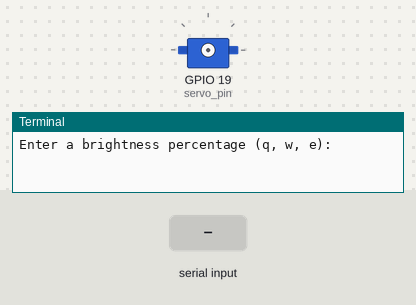
A program run on a simulated Raspberry Pi (BCM pin numbers). Parts: servo, the last lines printed to the terminal. Inputs (shaded band) come from the test bench. Servo angles are drawn from the pulse width (0.5 ms = 0°, 2.5 ms = 180°).

Above: at 1.2 s.
1.3 s: "q" typed at the terminal, then Enter
2.8 s: "w" typed at the terminal, then Enter
At 3.1 s:
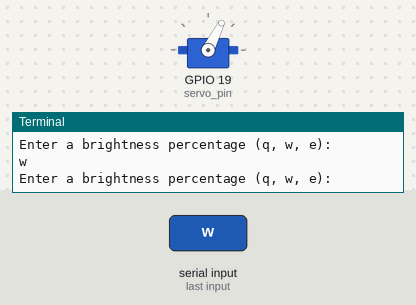
4.3 s: "e" typed at the terminal, then Enter
At 5.4 s:
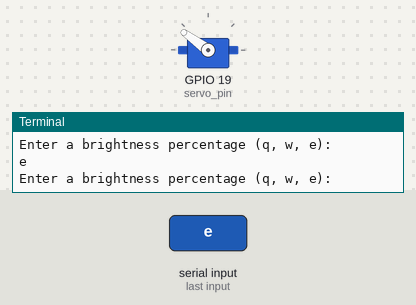
Timing chart, 0 to 7.3 s (numbered marks = the images above; inputs shaded):
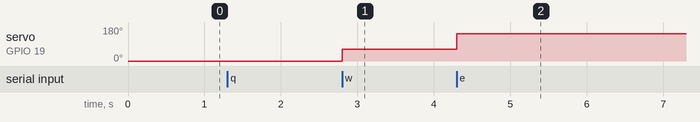

Measured:
- after the input at 2.8 s, servo on GPIO 19 (servo_pin): 0° → 63° at once
- after the input at 4.3 s, servo on GPIO 19 (servo_pin): 63° → 144° at once

The program:

Keyboard3.py
```python
import RPi.GPIO as GPIO
import time

servo_pin = 19
GPIO.setmode(GPIO.BCM)
GPIO.setup(servo_pin, GPIO.OUT)
servo_pwm=GPIO.PWM(servo_pin, 100)
servo_pwm.start(0)

servo_pwm_min = 3
servo_pwm_max = 12

try:
	while True:
		userInput = input("Enter a brightness percentage (q, w, e): ")
		if userInput == 'q':
			servo_pwm.ChangeDutyCycle(servo_pwm_min+((servo_pwm_max-servo_pwm_min)/90)*0)
		elif userInput == 'w':
			servo_pwm.ChangeDutyCycle(servo_pwm_min+((servo_pwm_max-servo_pwm_min)/90)*90)
		elif userInput == 'e':
			servo_pwm.ChangeDutyCycle(servo_pwm_min+((servo_pwm_max-servo_pwm_min)/90)*180)

except KeyboardInterrupt:
	print("fucked")
	servo_pwm.stop()
	GPIO.cleanup()
	
```
